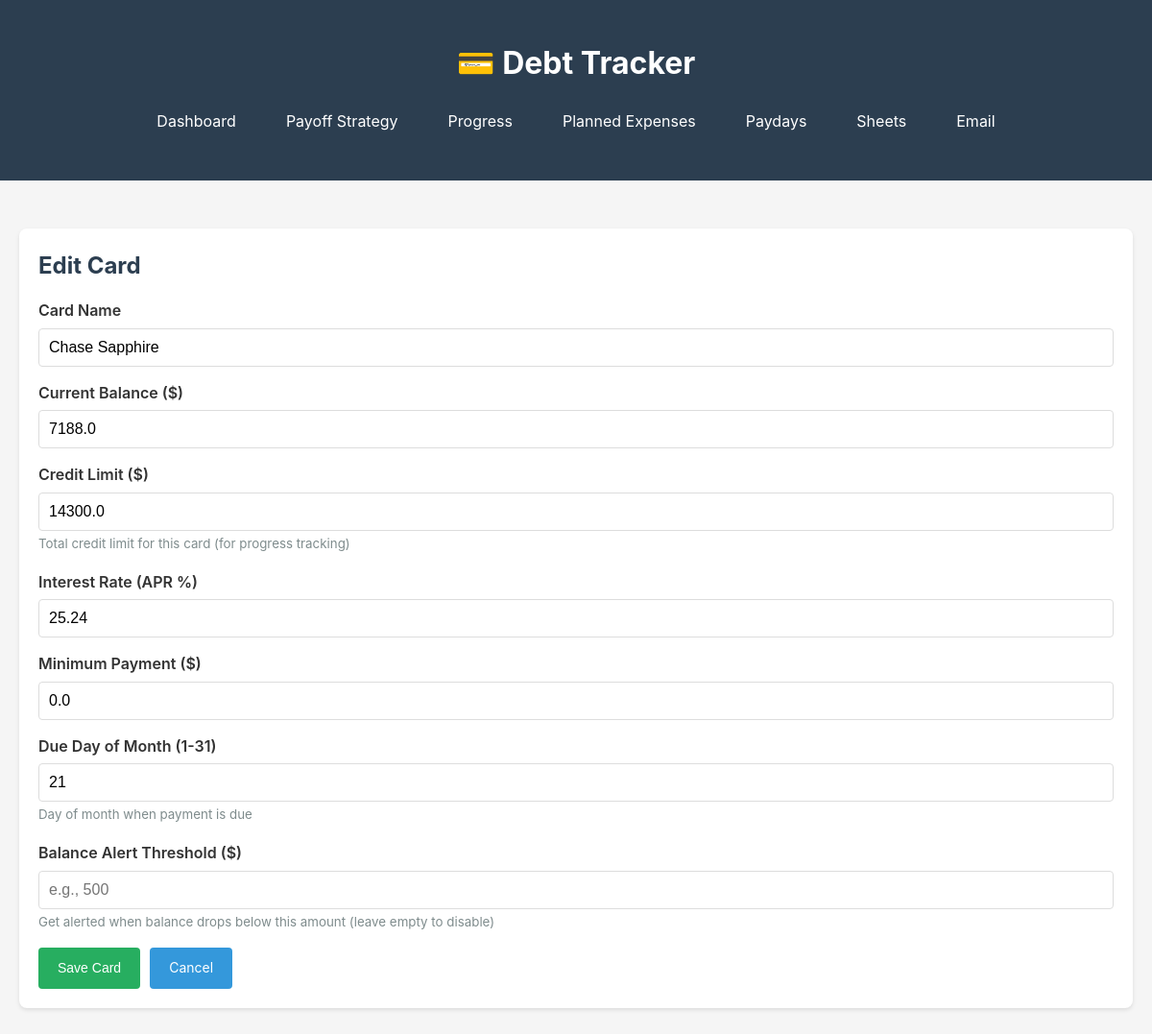
Page /card/3/edit (signed in) on the committed database.
### tables this page shows
CREATE TABLE cards (
            id INTEGER PRIMARY KEY AUTOINCREMENT,
            name TEXT NOT NULL,
            balance REAL NOT NULL,
            interest_rate REAL NOT NULL,
            minimum_payment REAL NOT NULL,
            created_at TIMESTAMP DEFAULT CURRENT_TIMESTAMP
        , due_day INTEGER DEFAULT 1, alert_threshold REAL DEFAULT 0, plaid_item_id TEXT, plaid_access_token TEXT, last_synced TIMESTAMP, credit_limit REAL, next_payment REAL DEFAULT 0, payment_type TEXT DEFAULT 'minimum');

### app.py (the view, shortened to what this page needs)
@app.route('/card/<int:card_id>/edit', methods=['GET', 'POST'])
@login_required
def edit_card(card_id):
    conn = get_db()
    cursor = conn.cursor()
    cursor.execute('SELECT * FROM cards WHERE id = ?', (card_id,))
    card = cursor.fetchone()
    conn.close()
    return render_template('card_form.html', card=card, title='Edit Card')

### app.py (called while the page is built)
def login_required(f):
    from functools import wraps
    @wraps(f)
    def decorated_function(*args, **kwargs):
        if 'logged_in' not in session:
            return redirect(url_for('login'))
        return f(*args, **kwargs)
    return decorated_function

def get_db():
    conn = sqlite3.connect(DATABASE)
    conn.row_factory = sqlite3.Row
    return conn

### templates/card_form.html (shortened to what this page needs)
{% extends "base.html" %}
{% block content %}
<div class="card">
    <h2>{{ title }}</h2>
    <form method="POST">
        <div class="form-group">
            <label for="name">Card Name</label>
            <input type="text" id="name" name="name" placeholder="e.g., Chase Sapphire" value="{{ card.name if card else '' }}" required>
        </div>
        <div class="form-group">
            <label for="balance">Current Balance ($)</label>
            <input type="number" id="balance" name="balance" step="0.01" min="0" placeholder="0.00" value="{{ card.balance if card else '' }}" required>
        </div>
        <div class="form-group">
            <label for="credit_limit">Credit Limit ($)</label>
            <input type="number" id="credit_limit" name="credit_limit" step="0.01" min="0" placeholder="e.g., 10000" value="{{ card.credit_limit if card and card.credit_limit else '' }}">
            <small style="color: #7f8c8d;">Total credit limit for this card (for progress tracking)</small>
        </div>
        <div class="form-group">
            <label for="interest_rate">Interest Rate (APR %)</label>
            <input type="number" id="interest_rate" name="interest_rate" step="0.1" min="0" placeholder="e.g., 24.99" value="{{ card.interest_rate if card else '' }}" required>
        </div>
        <div class="form-group">
            <label for="minimum_payment">Minimum Payment ($)</label>
            <input type="number" id="minimum_payment" name="minimum_payment" step="0.01" min="0" placeholder="0.00" value="{{ card.minimum_payment if card else '' }}" required>
        </div>
        <div class="form-group">
            <label for="due_day">Due Day of Month (1-31)</label>
            <input type="number" id="due_day" name="due_day" min="1" max="31" placeholder="e.g., 15" value="{{ card.due_day if card and card.due_day else '1' }}">
            <small style="color: #7f8c8d;">Day of month when payment is due</small>
        </div>
        <div class="form-group">
            <label for="alert_threshold">Balance Alert Threshold ($)</label>
            <input type="number" id="alert_threshold" name="alert_threshold" step="0.01" min="0" placeholder="e.g., 500" value="{{ card.alert_threshold if card and card.alert_threshold else '' }}">
            <small style="color: #7f8c8d;">Get alerted when balance drops below this amount (leave empty to disable)</small>
        </div>
        <div style="display: flex; gap: 10px;">
            <button type="submit" class="btn btn-success">Save Card</button>
            <a href="/" class="btn">Cancel</a>
        </div>
    </form>
</div>
{% endblock %}

### templates/base.html (style rules this page uses)
* { margin: 0; padding: 0; box-sizing: border-box; }
body { font-family: -apple-system, BlinkMacSystemFont, 'Segoe UI', Roboto, Oxygen, Ubuntu, sans-serif; background: #f5f5f5; color: #333; line-height: 1.6; }
.card { background: white; border-radius: 8px; padding: 20px; margin-bottom: 20px; box-shadow: 0 2px 4px rgba(0,0,0,0.1); }
.card h2 { margin-bottom: 15px; color: #2c3e50; }
.btn { display: inline-block; padding: 10px 20px; background: #3498db; color: white; text-decoration: none; border-radius: 4px; border: none; cursor: pointer; transition: background 0.3s; font-size: 14px; }
.btn-success { background: #27ae60; }
.form-group { margin-bottom: 15px; }
.form-group label { display: block; margin-bottom: 5px; font-weight: 600; }
.form-group input { width: 100%; padding: 10px; border: 1px solid #ddd; border-radius: 4px; font-size: 16px; }

### rows in the picture
cards: name "Chase Sapphire", balance "7188.0", credit_limit "14300.0", interest_rate "25.24", minimum_payment "0.0", due_day "21"

### other values in the picture
{{ title }} "Edit Card"
